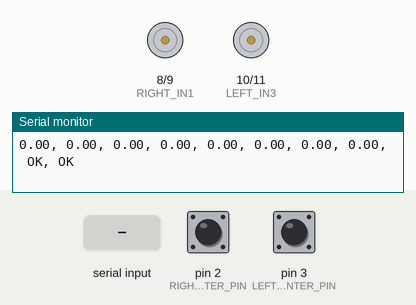
Recording of a sketch running on a simulated Arduino Uno, built with avr-gcc and run on an emulated ATmega328P. Shown: motor-driver pin pairs drawn as motors (green arrow = first pin HIGH = forward, orange = second pin HIGH = backward, longer = more drive, scaled by the enable pin), the last lines printed to the serial monitor. The test bench sets the inputs (shaded band); at power-on: pin 2 (RIGHT_COUNTER_PIN) HIGH, pin 3 (LEFT_COUNTER_PIN) HIGH.

Above: at 1.2 s.
1.3 s: "q\n" received over Serial
At 2.6 s:
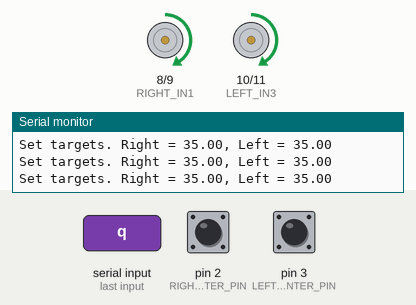
At 4.07 s:
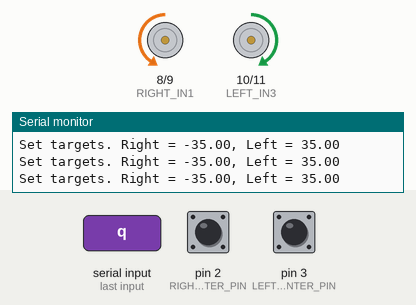
4.3 s: "s\n" received over Serial
At 4.7 s:
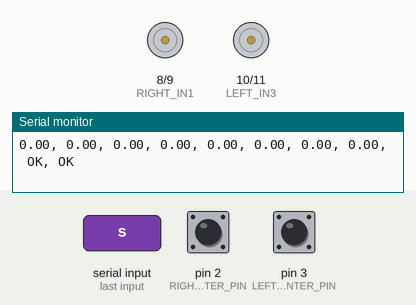
Timing chart, 0 to 7.3 s (numbered marks = the images above; inputs shaded):
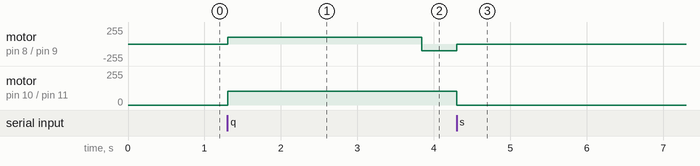

The sketch:

PID-full.ino
```cpp
// ======================================================
// Dual Wheel Closed-loop Speed Control for Robot Vacuum Wheel
// Arduino UNO + L298N
//
// Wiring:
//
// Right wheel counter -> D2
// Left  wheel counter -> D3
//
// L298N Channel A = Right wheel
// ENA -> D5   PWM
// IN1 -> D8
// IN2 -> D9
//
// L298N Channel B = Left wheel
// ENB -> D6   PWM
// IN3 -> D10
// IN4 -> D11
//
// Motor power:
// L298N +12V -> external 12V +
// L298N GND  -> external 12V -
// Arduino GND -> L298N GND
// ======================================================


// ---------------- Encoder pins ----------------
const byte RIGHT_COUNTER_PIN = 2;
const byte LEFT_COUNTER_PIN  = 3;

volatile long rightEncoderCount = 0;
volatile long leftEncoderCount  = 0;


// ---------------- L298N pins ----------------
// Right motor = Channel A
const int RIGHT_ENA = 5;   // PWM
const int RIGHT_IN1 = 8;
const int RIGHT_IN2 = 9;

// Left motor = Channel B
const int LEFT_ENB = 6;    // PWM
const int LEFT_IN3 = 10;
const int LEFT_IN4 = 11;


// ---------------- Wheel parameters ----------------
const float COUNTS_PER_WHEEL_REV = 564.0;
const float WHEEL_DIAMETER_MM = 64.6;
const float MM_PER_COUNT = 3.1415926 * WHEEL_DIAMETER_MM / COUNTS_PER_WHEEL_REV;


// ---------------- Control parameters ----------------
const unsigned long CONTROL_INTERVAL_MS = 100;

// Speed unit: count / 100ms
const float TARGET_MIN = 30.0;
const float TARGET_MAX = 80.0;

// Lowest target the navigation stack (w command) can request.
// Magnitude below this is treated as 0 because the wheels can't track it
// reliably. Calibrate on hardware: lower until the wheel stops turning smoothly.
const float TARGET_DEADBAND = 10.0;

// P controller
float KpRight = 2.5;
float KpLeft  = 2.5;

// PWM limit
const int PWM_MIN = 0;
const int PWM_MAX = 255;

// PWM ramp limit per 100ms
const float PWM_STEP_LIMIT = 15.0;

// Stall protection
const int STALL_PWM_THRESHOLD = 240;
const float STALL_SPEED_RATIO = 0.7;
const int STALL_LIMIT_COUNT = 10;   // 10 * 100ms = 1 second


// ---------------- Runtime variables ----------------
float targetRight = 0.0;   // signed target, positive = forward, negative = reverse
float targetLeft  = 0.0;

float pwmRight = 0.0;
float pwmLeft  = 0.0;

long lastRightEncoderCount = 0;
long lastLeftEncoderCount  = 0;

unsigned long lastControlTime = 0;

int rightStallCounter = 0;
int leftStallCounter  = 0;

bool rightFault = false;
bool leftFault  = false;

String inputString = "";


// ---------------- Square mode ----------------
bool squareMode = false;
int squareStep = 0;
unsigned long squareStepStartTime = 0;

const float SQUARE_FORWARD_SPEED = 35.0;
const float SQUARE_TURN_SPEED = 35.0;
const unsigned long SQUARE_FORWARD_MS = 2500;
const unsigned long SQUARE_TURN_MS = 900;


// ======================================================
// Encoder interrupt functions
// ======================================================
void rightCountPulse() {
  rightEncoderCount++;
}

void leftCountPulse() {
  leftEncoderCount++;
}


// ======================================================
// Base PWM lookup table
// targetAbs unit: count / 100ms
// ======================================================
float getBasePWM(float targetAbs) {
  if (targetAbs <= 0) return 0;

  if (targetAbs <= 12) return 68;   // low-speed feedforward (calibrate on hardware)
  if (targetAbs <= 20) return 73;   // low-speed feedforward (calibrate on hardware)
  if (targetAbs <= 30) return 78;
  if (targetAbs <= 40) return 88;
  if (targetAbs <= 55) return 105;
  if (targetAbs <= 70) return 140;
  if (targetAbs <= 80) return 185;

  return 220;
}


// ======================================================
// Motor control functions
// ======================================================
void setRightMotor(int pwm, int direction) {
  pwm = constrain(pwm, 0, 255);

  if (direction > 0) {
    digitalWrite(RIGHT_IN1, HIGH);
    digitalWrite(RIGHT_IN2, LOW);
    analogWrite(RIGHT_ENA, pwm);
  } else if (direction < 0) {
    digitalWrite(RIGHT_IN1, LOW);
    digitalWrite(RIGHT_IN2, HIGH);
    analogWrite(RIGHT_ENA, pwm);
  } else {
    analogWrite(RIGHT_ENA, 0);
    digitalWrite(RIGHT_IN1, LOW);
    digitalWrite(RIGHT_IN2, LOW);
  }
}

void setLeftMotor(int pwm, int direction) {
  pwm = constrain(pwm, 0, 255);

  if (direction > 0) {
    digitalWrite(LEFT_IN3, HIGH);
    digitalWrite(LEFT_IN4, LOW);
    analogWrite(LEFT_ENB, pwm);
  } else if (direction < 0) {
    digitalWrite(LEFT_IN3, LOW);
    digitalWrite(LEFT_IN4, HIGH);
    analogWrite(LEFT_ENB, pwm);
  } else {
    analogWrite(LEFT_ENB, 0);
    digitalWrite(LEFT_IN3, LOW);
    digitalWrite(LEFT_IN4, LOW);
  }
}

void stopMotors() {
  targetRight = 0;
  targetLeft = 0;

  pwmRight = 0;
  pwmLeft = 0;

  setRightMotor(0, 0);
  setLeftMotor(0, 0);
}


// ======================================================
// Target speed limit
// ======================================================
float limitSpeed(float speed) {
  if (speed == 0) return 0;

  float sign = speed > 0 ? 1.0 : -1.0;
  float absSpeed = abs(speed);

  if (absSpeed < TARGET_MIN) absSpeed = TARGET_MIN;
  if (absSpeed > TARGET_MAX) absSpeed = TARGET_MAX;

  return sign * absSpeed;
}

void setTargets(float right, float left) {
  targetRight = limitSpeed(right);
  targetLeft  = limitSpeed(left);

  rightFault = false;
  leftFault = false;
  rightStallCounter = 0;
  leftStallCounter = 0;

  pwmRight = getBasePWM(abs(targetRight));
  pwmLeft  = getBasePWM(abs(targetLeft));

  Serial.print("Set targets. Right = ");
  Serial.print(targetRight);
  Serial.print(", Left = ");
  Serial.println(targetLeft);
}


// ======================================================
// Raw signed wheel-speed target (counts/100ms), used by the `w R L` command
// for ROS velocity control. Unlike setTargets() it does NOT force the teleop
// TARGET_MIN floor (so the robot can crawl), and does NOT reset the PWM ramp /
// fault state, because navigation streams this command continuously.
// ======================================================
float clampTarget(float speed) {
  float a = fabs(speed);
  if (a < TARGET_DEADBAND) return 0.0;   // below this the wheel can't track it
  if (a > TARGET_MAX) a = TARGET_MAX;
  return (speed >= 0) ? a : -a;
}

void setTargetsRaw(float right, float left) {
  targetRight = clampTarget(right);
  targetLeft  = clampTarget(left);
}


// ======================================================
// Serial command handling
// Commands:
// f 30   -> forward
// b 30   -> backward
// l 30   -> turn left in place
// r 30   -> turn right in place
// w 30 20 -> set right/left wheel speeds (counts/100ms, signed; ROS cmd_vel)
// s      -> stop
// q      -> square
// clear  -> clear fault
// ======================================================
void processCommand(String cmd) {
  cmd.trim();

  if (cmd.length() == 0) return;

  if (cmd == "s" || cmd == "S") {
    squareMode = false;
    stopMotors();
    Serial.println("Stop.");
    return;
  }

  if (cmd == "clear" || cmd == "CLEAR") {
    rightFault = false;
    leftFault = false;
    rightStallCounter = 0;
    leftStallCounter = 0;
    Serial.println("Fault cleared.");
    return;
  }

  if (cmd == "q" || cmd == "Q") {
    squareMode = true;
    squareStep = 0;
    squareStepStartTime = millis();
    Serial.println("Square mode started.");
    return;
  }

  // w <right> <left>: signed wheel speeds in counts/100ms (ROS velocity control).
  // Enables arbitrary (v, w): different left/right speeds -> arcs, not just
  // forward / in-place turns. Must be parsed before the generic single-arg path
  // below because it takes two (possibly negative) arguments.
  if (cmd.charAt(0) == 'w' || cmd.charAt(0) == 'W') {
    String rest = cmd.substring(1);
    rest.trim();
    int sp = rest.indexOf(' ');
    if (sp <= 0) {
      Serial.println("Use: w <right> <left>");
      return;
    }
    float r = rest.substring(0, sp).toFloat();
    float l = rest.substring(sp + 1).toFloat();
    squareMode = false;
    setTargetsRaw(r, l);
    return;
  }

  char action = cmd.charAt(0);
  float speed = cmd.substring(1).toFloat();

  if (speed <= 0) {
    Serial.println("Invalid speed. Example: f 30");
    return;
  }

  if (action == 'f' || action == 'F') {
    squareMode = false;
    setTargets(speed, speed);
    Serial.println("Forward.");
  } else if (action == 'b' || action == 'B') {
    squareMode = false;
    setTargets(-speed, -speed);
    Serial.println("Backward.");
  } else if (action == 'l' || action == 'L') {
    squareMode = false;
    setTargets(speed, -speed);
    Serial.println("Turn left.");
  } else if (action == 'r' || action == 'R') {
    squareMode = false;
    setTargets(-speed, speed);
    Serial.println("Turn right.");
  } else {
    Serial.println("Unknown command.");
    Serial.println("Use: f 30, b 30, l 30, r 30, s, q, clear");
  }
}

void handleSerialInput() {
  while (Serial.available()) {
    char c = Serial.read();

    if (c == '\n' || c == '\r') {
      if (inputString.length() > 0) {
        processCommand(inputString);
        inputString = "";
      }
    } else {
      inputString += c;
    }
  }
}


// ======================================================
// Square mode by time
// Step 0: forward
// Step 1: turn right
// Repeat 4 times
// ======================================================
void updateSquareMode() {
  if (!squareMode) return;

  unsigned long now = millis();
  unsigned long elapsed = now - squareStepStartTime;

  int phase = squareStep % 2;

  if (phase == 0) {
    setTargets(SQUARE_FORWARD_SPEED, SQUARE_FORWARD_SPEED);

    if (elapsed >= SQUARE_FORWARD_MS) {
      squareStep++;
      squareStepStartTime = now;
    }
  } else {
    setTargets(-SQUARE_TURN_SPEED, SQUARE_TURN_SPEED);

    if (elapsed >= SQUARE_TURN_MS) {
      squareStep++;
      squareStepStartTime = now;
    }
  }

  if (squareStep >= 8) {
    squareMode = false;
    stopMotors();
    Serial.println("Square mode finished.");
  }
}


// ======================================================
// One wheel controller
// ======================================================
void updateOneWheel(
  const char* name,
  float targetSigned,
  float actualCount,
  float &pwmOutput,
  float Kp,
  int &stallCounter,
  bool &fault,
  bool isRight
) {
  float targetAbs = abs(targetSigned);
  int direction = 0;

  if (targetSigned > 0) direction = 1;
  else if (targetSigned < 0) direction = -1;
  else direction = 0;

  if (targetAbs <= 0) {
    pwmOutput = 0;
    stallCounter = 0;

    if (isRight) setRightMotor(0, 0);
    else setLeftMotor(0, 0);

    return;
  }

  if (fault) {
    pwmOutput = 0;

    if (isRight) setRightMotor(0, 0);
    else setLeftMotor(0, 0);

    return;
  }

  float basePWM = getBasePWM(targetAbs);
  float error = targetAbs - actualCount;

  float targetPWM = basePWM + Kp * error;
  targetPWM = constrain(targetPWM, PWM_MIN, PWM_MAX);

  float diff = targetPWM - pwmOutput;

  if (diff > PWM_STEP_LIMIT) diff = PWM_STEP_LIMIT;
  if (diff < -PWM_STEP_LIMIT) diff = -PWM_STEP_LIMIT;

  pwmOutput += diff;
  pwmOutput = constrain(pwmOutput, PWM_MIN, PWM_MAX);

  if (isRight) setRightMotor((int)pwmOutput, direction);
  else setLeftMotor((int)pwmOutput, direction);

  if (pwmOutput > STALL_PWM_THRESHOLD &&
      actualCount < targetAbs * STALL_SPEED_RATIO) {
    stallCounter++;
  } else {
    stallCounter = 0;
  }

  if (stallCounter >= STALL_LIMIT_COUNT) {
    fault = true;
    pwmOutput = 0;

    if (isRight) setRightMotor(0, 0);
    else setLeftMotor(0, 0);

    Serial.print("STALL FAULT: ");
    Serial.println(name);
  }
}


// ======================================================
// Setup
// ======================================================
void setup() {
  Serial.begin(115200);

  pinMode(RIGHT_COUNTER_PIN, INPUT_PULLUP);
  pinMode(LEFT_COUNTER_PIN, INPUT_PULLUP);

  attachInterrupt(digitalPinToInterrupt(RIGHT_COUNTER_PIN), rightCountPulse, RISING);
  attachInterrupt(digitalPinToInterrupt(LEFT_COUNTER_PIN), leftCountPulse, RISING);

  pinMode(RIGHT_ENA, OUTPUT);
  pinMode(RIGHT_IN1, OUTPUT);
  pinMode(RIGHT_IN2, OUTPUT);

  pinMode(LEFT_ENB, OUTPUT);
  pinMode(LEFT_IN3, OUTPUT);
  pinMode(LEFT_IN4, OUTPUT);

  stopMotors();

  lastControlTime = millis();

  Serial.println("Dual wheel closed-loop speed control started.");
  Serial.println("Commands:");
  Serial.println("f 30  -> forward");
  Serial.println("b 30  -> backward");
  Serial.println("l 30  -> turn left in place");
  Serial.println("r 30  -> turn right in place");
  Serial.println("w R L -> set wheel speeds counts/100ms (signed, ROS cmd_vel)");
  Serial.println("s     -> stop");
  Serial.println("q     -> square by time");
  Serial.println("clear -> clear fault");
  Serial.println("Speed range: 30~80 count / 100ms");
  Serial.println("Columns:");
  Serial.println("targetR, actualR, pwmR, targetL, actualL, pwmL, speedR_mm_s, speedL_mm_s, faultR, faultL");
}


// ======================================================
// Main loop
// ======================================================
void loop() {
  handleSerialInput();
  updateSquareMode();

  unsigned long now = millis();

  if (now - lastControlTime >= CONTROL_INTERVAL_MS) {
    float dt = (now - lastControlTime) / 1000.0;

    noInterrupts();
    long currentRightCount = rightEncoderCount;
    long currentLeftCount  = leftEncoderCount;
    interrupts();

    long deltaRight = currentRightCount - lastRightEncoderCount;
    long deltaLeft  = currentLeftCount - lastLeftEncoderCount;

    float actualRight = deltaRight;
    float actualLeft  = deltaLeft;

    updateOneWheel(
      "RIGHT",
      targetRight,
      actualRight,
      pwmRight,
      KpRight,
      rightStallCounter,
      rightFault,
      true
    );

    updateOneWheel(
      "LEFT",
      targetLeft,
      actualLeft,
      pwmLeft,
      KpLeft,
      leftStallCounter,
      leftFault,
      false
    );

    float speedRightMMs = actualRight / dt * MM_PER_COUNT;
    float speedLeftMMs  = actualLeft / dt * MM_PER_COUNT;

    Serial.print(targetRight);
    Serial.print(", ");
    Serial.print(actualRight);
    Serial.print(", ");
    Serial.print(pwmRight);
    Serial.print(", ");

    Serial.print(targetLeft);
    Serial.print(", ");
    Serial.print(actualLeft);
    Serial.print(", ");
    Serial.print(pwmLeft);
    Serial.print(", ");

    Serial.print(speedRightMMs);
    Serial.print(", ");
    Serial.print(speedLeftMMs);
    Serial.print(", ");

    Serial.print(rightFault ? "FAULT" : "OK");
    Serial.print(", ");
    Serial.println(leftFault ? "FAULT" : "OK");

    lastRightEncoderCount = currentRightCount;
    lastLeftEncoderCount  = currentLeftCount;
    lastControlTime = now;
  }
}
```

Measured:
- after the input at 1.3 s, motor on pin 8 (RIGHT_IN1) / pin 9 (RIGHT_IN2): stopped → forward 103/255 at once, → backward 103/255 2.5 s later; motor on pin 10 (LEFT_IN3) / pin 11 (LEFT_IN4): stopped → forward 103/255 at once
- after the input at 4.3 s, motor on pin 10 (LEFT_IN3) / pin 11 (LEFT_IN4): forward 103/255 → stopped at once
